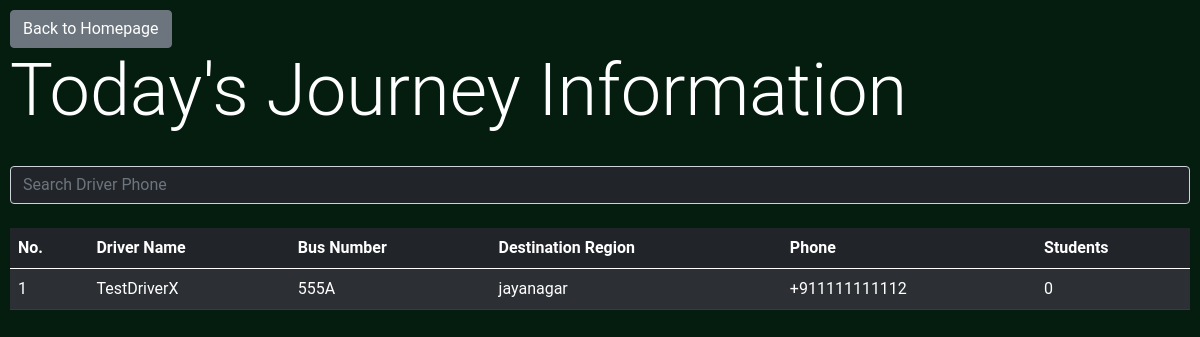
/admin/get_journey_info (signed in), run on an earlier commit of the app's database.
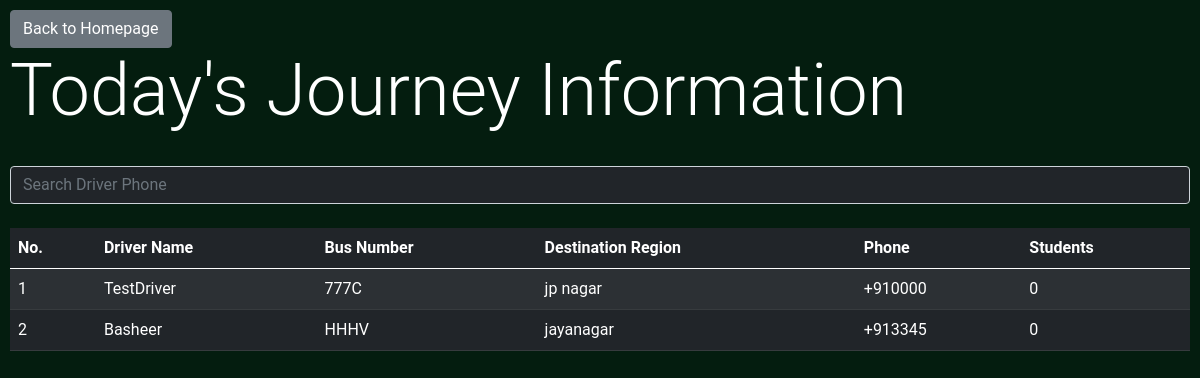
And on a later commit of the database.
### BusManager/models.py (models this page shows, shortened)
class DriverModel(db.Model):
	id = db.Column(db.Integer, primary_key=True)
	name = db.Column(db.String)
	phone = db.Column(db.String)
	bus_number = db.Column(db.String)
	location = db.relationship('LocationModel', secondary=driver_location_association, backref=db.backref('drivers', lazy='dynamic'))
	license_number  = db.Column(db.String)
	experience = db.Column(db.Integer) #Accept in terms of years
	average_rating = db.Column(db.Float) #1-5 Stars (decimal -> resolve in frontend)
	total_ratings = db.Column(db.Integer)
	rating_count = db.Column(db.Integer)
	profile_image = db.Column(db.String) #RawBytes or Hosted Location???
	is_verified = db.Column(db.Boolean)
	phone_verified = db.Column(db.Boolean)
	journeys = db.relationship('JourneyModel', backref='driver')
	timings = db.relationship('TimingModel', secondary=driver_timing_association, backref=db.backref('drivers', lazy='dynamic'))

class LocationModel(db.Model):
	id = db.Column(db.Integer, primary_key=True)
	location_name = db.Column(db.String)

### BusManager/admin/routes.py (the view)
@admin.route('/get_journey_info')
@login_required
def get_journey_info():
	data = []
	drivers = DriverModel.query.all()
	for driver in drivers:
		jn = 0
		for journey in driver.journeys:
			if(journey.timestamp.day == datetime.datetime.utcnow().day):
				jn += 1
		data.append({'driver': driver, 'students': jn})
	return render_template('journey_info.html', title='Journey Information', data=data)

### BusManager/models.py (called while the page is built)
@login_manager.user_loader
def load_user(user_id):
    return AdminUser.query.get(int(user_id))

### BusManager/templates/journey_info.html (shortened to what this page needs)
{% extends 'bs_layout.html' %}
{% block content %}
<a class="btn btn-secondary" href="{{url_for('admin.admin_home')}}">Back to Homepage</a>
<h1 class='display-2'>Today's Journey Information</h1>
<br>
<input type="text" id="searchbar" class="form-control bg-dark text-light" placeholder="Search Driver Phone" onkeyup="tableFilterer(4)"><br>
<table class="table table-striped table-dark" id="tbl">
  <thead>
    <tr>
    <th scope="col">No.</th>
      <th scope="col">Driver Name</th>
	  <th scope="col">Bus Number</th>
     <th scope="col">Destination Region</th>
      <th scope="col">Phone</th>
	  <th scope="col">Students</th>
    </tr>
  </thead>
  <tbody id='tbdy'>
    {% for e in data %}
      <tr onclick="getDetails({{e['driver'].id}})">
        <td>{{loop.index}}</td>
        <td>{{e['driver'].name}}</td>
        <td>{{e['driver'].bus_number}}</td>
        <td>{{e['driver'].location[0].location_name}}</td>
        <td class='phn'>{{e['driver'].phone}}</td>
        <td>{{e['students']}}</td>
      </tr>
    {% endfor %}
  </tbody>
</table>
{% endblock content %}

What changed in the data, as far as the page shows it:
added LocationModel: driver "jp nagar"
added DriverModel: driver.name "Basheer", driver.bus_number "HHHV", driver.phone "+913345"
Also different on the page:
new list line: "1 0"
new list line: "TestDriver 777C +910000"
new list line: "2 0"
new list line: "jayanagar"
list line gone: "1 0"
list line gone: "TestDriverX 555A +911111111112"
list line gone: "jayanagar"
